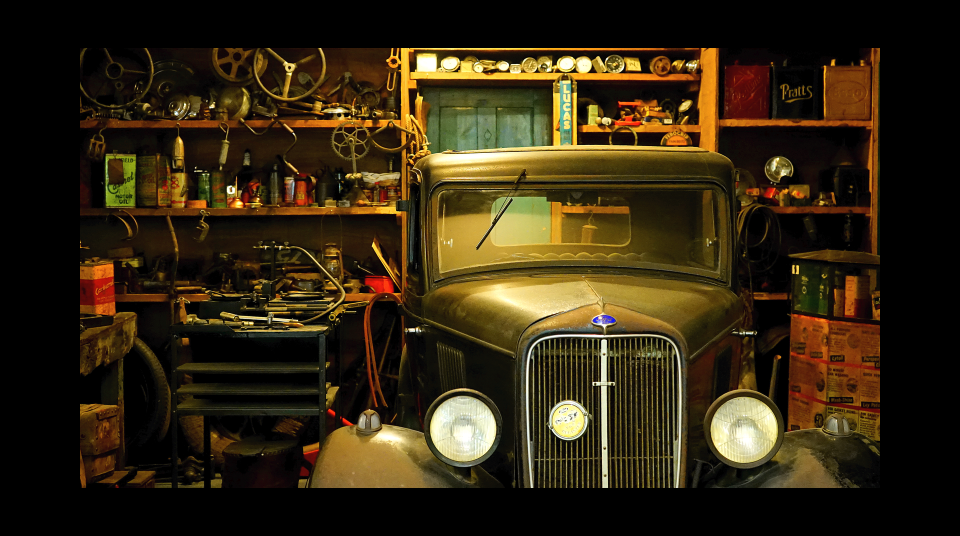
#> input picture assets/sample1.png, 1920 x 1072 px (shown at 1/2 size)
$ jupyter execute propagation_ASM.ipynb
#> lines starting #> are read from the running program, lines starting #| are printed output that depends on the picture
# Numerical Field Propagation Field Between Parallel Planes
### Convolution-Based Technique: Angular Spectrum Method

Angular Spectrum과 Fresnel 근사에 기반한 Numerical propagation은 컨볼루션 적분으로 표현된다. 따라서, 컨볼루션 정리와 FFT를 사용하여 전달된 필드를 효과적으로 계산할 수 있다.

[cell 1]
import numpy as np
import numpy.fft as fft
import matplotlib.pyplot as plt
cm, mm, um, nm = 1e-2, 1e-3, 1e-6, 1e-9

[cell 2]
def pad_image(field, target_shape, padval=0, mode='constant'):
    """
        Pads a 2D complex field up to target_shape in size
        Padding is done such that when used with crop_image(), odd and even dimensions are handled correctly to properly undo the padding.

        field:          the field to be padded. May have as many leading dimensions as necessary (e.g., batch or channel dimensions)
        target_shape:   the 2D target output dimensions. If any dimensions are smaller than field, no padding is applied
        padval:         the real number value to pad by (default: 0)
        mode:           padding mode for numpy or torch
    """
    size_diff = np.array(target_shape) - np.array(field.shape[-2:])
    odd_dim = np.array(field.shape[-2:]) % 2

    # pad the dimensions that need to increase in size
    if (size_diff > 0).any():
        pad_total = np.maximum(size_diff, 0)
        pad_front = (pad_total + odd_dim) // 2
        pad_end = (pad_total + 1 - odd_dim) // 2

        leading_dims = field.ndim - 2  # only pad the last two dims
        if leading_dims > 0:
            pad_front = np.concatenate(([0] * leading_dims, pad_front))
            pad_end = np.concatenate(([0] * leading_dims, pad_end))
        return np.pad(field, tuple(zip(pad_front, pad_end)), mode, constant_values=padval)

    else:
        return field

[cell 3]
def crop_image(field, target_shape):
    """
        Crops a 2D field, see pad_image() for detail
        No cropping is done if target_shape is already smaller than field
    """
    if target_shape is None:
        return field

    size_diff = np.array(field.shape[-2:]) - np.array(target_shape)
    odd_dim = np.array(field.shape[-2:]) % 2

    # crop dimensions that need to decrease in size
    if (size_diff > 0).any():
        crop_total = np.maximum(size_diff, 0)
        crop_front = (crop_total + 1 - odd_dim) // 2
        crop_end = (crop_total + odd_dim) // 2

        crop_slices = [slice(int(f), int(-e) if e else None) for f, e in zip(crop_front, crop_end)]
        return field[(..., *crop_slices)]
    else:
        return field

# 1. Make aperture at image plane (z=0)

$z_0$ 위치에서 Source plane (aperture) 생성. 이때, 단순한 binary 함수가 아닌, 다음의 수식을 통해 aperture를 생성한다.

$g(x, y;z_0)=\exp^{[-(\frac{\sqrt{x^2+y^2}}{D/2})^{50}]}$.

Source plane에서 $x$축, $y$축에 대한 표본화 간격 및 표본화 개수는 각각 10㎛, 1000을 따르며, aperture의 크기 $D=1$㎜로 설정한다.

- sampling interval: 10㎛
- the # of sample points: 1000
- source plane size: 10㎛ * 1000 = 10㎜
- aperture size: 1㎜

[cell 4]
def source_field(image_size, aperture_size, sampling_interval, num_samples):

    # Grid Coordinate
    x_point = np.linspace(-image_size/2, image_size/2 - sampling_interval, num=num_samples)
    y_point = np.linspace(-image_size/2, image_size/2 - sampling_interval, num=num_samples)
    grid_x, grid_y = np.meshgrid(x_point, y_point)

    # Aperture
    aperture = np.sqrt((grid_x ** 2) + (grid_y ** 2)) / (aperture_size / 2)
    aperture = np.exp(-np.power(aperture, 50))
    return aperture

[cell 5]
num_samples = 1000
sampling_interval = 10 * um
image_size = num_samples * sampling_interval
aperture_size = 1 * mm

# Make aperture at image plane (z=0)
source = source_field(image_size, aperture_size, sampling_interval, num_samples)

plt.imshow(source, cmap="gray")
plt.title("Source")
plt.show()
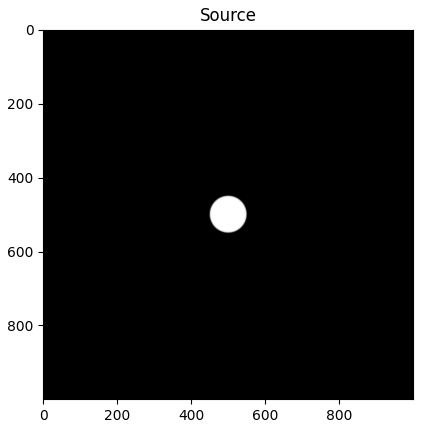
#> figure drawn by matplotlib, 1 panel

# 2. Angular Spectrum Method (ASM)

Angular Spectrum Method를 통해 $z_0$에 위치한 source를 $d$만큼 떨어진 거리의 destination field로 전파하는 방법은 다음과 같다.

$g[m, n; z] = FFT^{-1}[FFT[g[m, n; z_0]] H[p, q; d]]$

1. $z_0$에 위치한 Image domain의 source plane을 Fourier Transform 한다.
2. Fourier domain에서 source plane을 $d$만큼 전파할 Transfer function (kernel)을 계산한다.
3. 1의 결과와 2의 결과를 곱한다. (Convolution in image domain)
4. 3의 결과에 inverse Fourier Transform 연산을 수행한다.

이때, Fourier domain에서의 transfer function $H$는 다음과 같이 계산할 수 있다.

$H[p, q; d] = \begin{cases} \exp[i2\pi d(\lambda^{-2}-u_p^2-v_q^2)]  &\text{if } u_p^2+v_q^2\le\lambda^{-2}\\ 0 & \text{otherwise}  \end{cases}$

[cell 6]
def propagation_asm(u_in, feature_size, wave_length, z, linear_conv=True):
    """
        Propagates the input field using the angular spectrum method

        Inputs
        ------
        u_in:           input complex numpy array
        feature_size:   (height, width) of individual holographic features in m
        wavelength:     wavelength in m
        z:              propagation distance
        linear_conv:    if True, pad the input to obtain a linear convolution, default True

        Output
        ------
        tensor of size (height, width)
    """

    # ★ preprocess with (zero-)padding for linear convolution
    if linear_conv:
        input_resolution = u_in.shape[-2:]
        conv_size = [i * 2 for i in input_resolution]
        u_in = pad_image(u_in, conv_size, padval=0)

    field_resolution = u_in.shape[-2:]                          # Resolution of input field
    num_y, num_x = field_resolution[-2], field_resolution[-1]   # Number of pixels
    dy, dx = feature_size                                       # Sampling interval
    y, x = (dy * float(num_y), dx * float(num_x))               # Size of the input / slm field

    # ★ frequency coordinates sampling
    fy = np.linspace(-1 / (2 * dy) + 0.5 / (2 * y), 1 / (2 * dy) - 0.5 / (2 * y), num_y)
    fx = np.linspace(-1 / (2 * dx) + 0.5 / (2 * x), 1 / (2 * dx) - 0.5 / (2 * x), num_x)
    fxx, fyy = np.meshgrid(fx, fy)

    # ★ calculate transfer function (ASM)
    kernel = np.exp(1j * 2 * np.pi * z * np.sqrt(1 / wave_length**2 - (fxx**2 + fyy**2)))

    # ★ propagate source (aperture) to destination field
    u_out = fft.fftshift(fft.fftn(fft.fftshift(u_in), axes=(-2, -1)))
    u_out = kernel * u_out
    u_out = fft.fftshift(fft.ifftn(fft.fftshift(u_out), axes=(-2, -1)))

    if linear_conv:
        u_out = crop_image(u_out, input_resolution)

    return u_out

# 3. Experiment
### 3-1. Propagation Distance
Propagation Distance을 바꿔가며 변화를 살펴본다.

[cell 7]
# fixed
source = source * np.exp(1j * np.zeros_like(source))
feature_size = (10 * um, 10 * um)

# experiment
wave_length = 633 * nm
prop_dist = [2 * cm, 20 * cm, 40 * cm, 80 * cm, 100 * cm]
visualization_title = [f'Propagation {z}m' for z in prop_dist]

image_to_slm = []
for z in prop_dist:
    image_to_slm.append(
        propagation_asm(source, feature_size, wave_length, z)
    )

plt.figure(figsize=(20, 20))
for i, hologram in enumerate(image_to_slm):
    plt.subplot(1, len(prop_dist), i + 1)
    plt.imshow(np.abs(hologram), cmap="gray")
    plt.title(visualization_title[i])
    plt.axis('off')
plt.tight_layout()
plt.show()
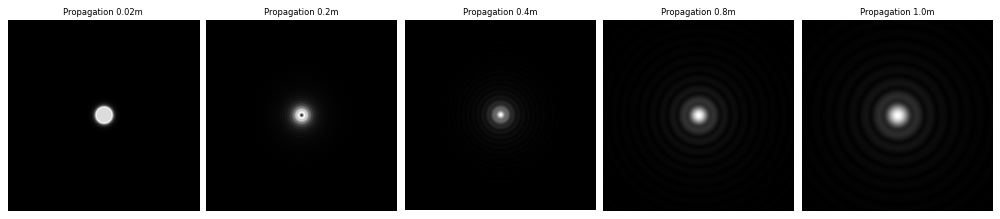
#> figure drawn by matplotlib, 5 panels

[cell 8]
visualization_title = [f'Propagation -{z}m' for z in prop_dist]

slm_to_image = []
for z, hologram in zip(prop_dist, image_to_slm):
    slm_to_image.append(
        propagation_asm(hologram, feature_size, wave_length, -z)
    )

plt.figure(figsize=(20, 20))
for i, image in enumerate(slm_to_image):
    plt.subplot(1, len(prop_dist), i + 1)
    plt.imshow(np.abs(image), cmap="gray")
    plt.title(visualization_title[i])
    plt.axis('off')
plt.tight_layout()
plt.show()
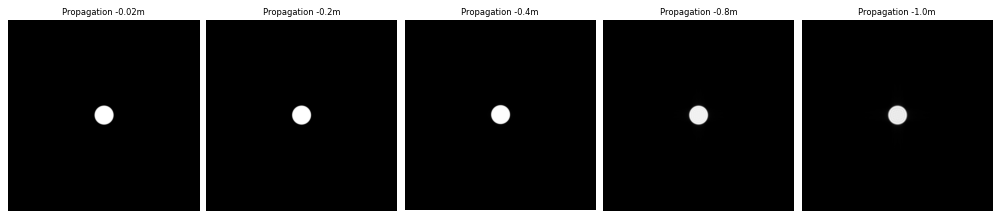
#> figure drawn by matplotlib, 5 panels

### 3-2. Wave length
Wave Length를 바꿔가며 실험해본다.

[cell 9]
# fixed
feature_size = (10 * um, 10 * um)

# experiment
wave_lengths = [420 * nm, 530 * nm, 580 * nm, 633 * nm, 680 * nm]
z = 50 * cm
visualization_title = [f'Wave length {np.round(wave_length * (1 / nm))}nm' for wave_length in wave_lengths]

image_to_slm = []
for wave_length in wave_lengths:
    image_to_slm.append(
        propagation_asm(source, feature_size, wave_length, z)
    )

plt.figure(figsize=(20, 20))
for i, hologram in enumerate(image_to_slm):
    plt.subplot(1, len(wave_lengths), i + 1)
    plt.imshow(np.abs(hologram), cmap="gray")
    plt.title(visualization_title[i])
    plt.axis('off')
plt.tight_layout()
plt.show()

[cell 10]
slm_to_image = []
for wave_length, hologram in zip(wave_lengths, image_to_slm):
    slm_to_image.append(
        propagation_asm(hologram, feature_size, wave_length, -z)
    )

plt.figure(figsize=(20, 20))
for i, image in enumerate(slm_to_image):
    plt.subplot(1, len(wave_lengths), i + 1)
    plt.imshow(np.abs(image), cmap="gray")
    plt.title(visualization_title[i])
    plt.axis('off')
plt.tight_layout()
plt.show()

# 5. 2D Image

[cell 11]
import skimage.io as sio
img = sio.imread('../assets/sample1.png')[:, :, 1]
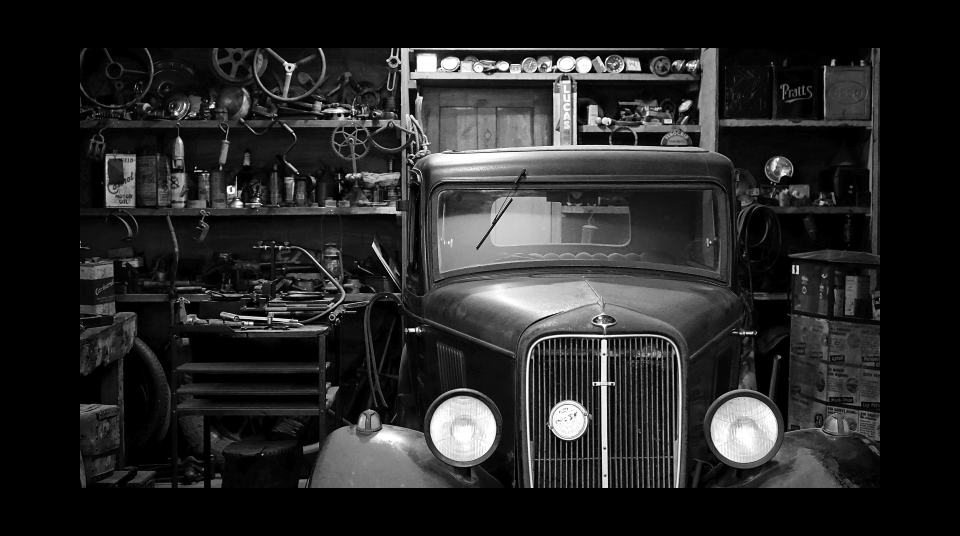
#> img: shape (1072, 1920) (shown at 1/2 size); min 0, max 255, mean 38.6
plt.imshow(img, cmap='gray')
plt.show()
